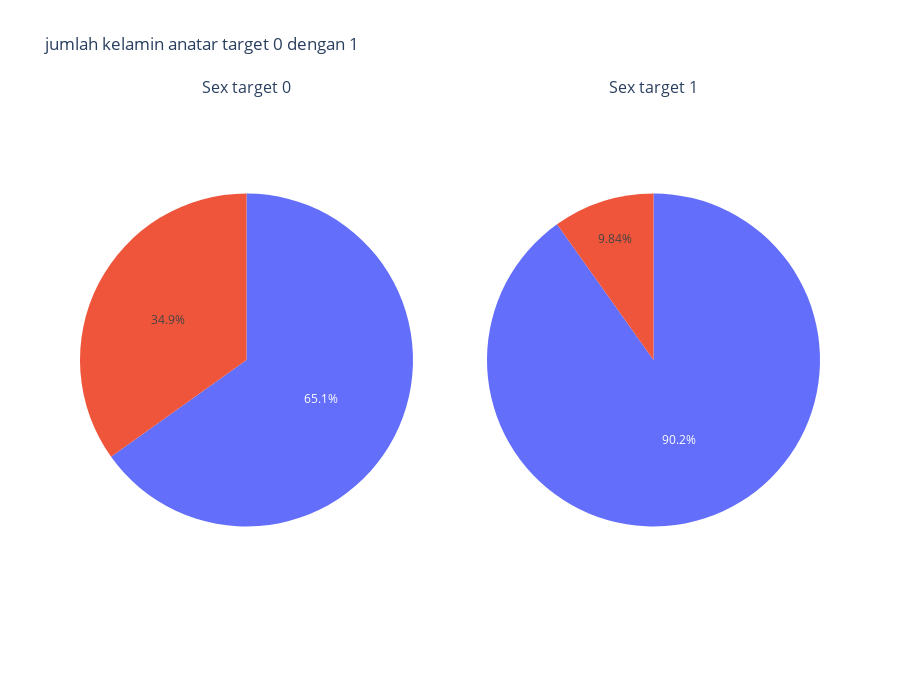

Notebook source saved alongside this figure:
### Code cell
fig = make_subplots(
    rows = 1, cols = 2,
    specs=[[{'type' : 'pie'}, {'type' : 'pie'}]],
    
    subplot_titles=('Sex target 0', 'Sex target 1')
)

fig.add_trace(go.Pie(labels = sex_0['Sex'], values=sex_0['count']),
              1,1)

fig.add_trace(go.Pie(labels = sex_1['Sex'], values=sex_1['count']),
              1,2)

fig.update_layout(height = 700,showlegend = False, title_text =  "jumlah kelamin anatar target 0 dengan 1")
fig.show()

### Figure 1 — Plotly figure (JSON) as saved in the notebook; plotly's stock layout.template omitted (floating-point values rounded to 4 significant figures)
{"data": [{"domain": {"x": [0, 0.45], "y": [0, 1]}, "labels": ["F", "M"], "type": "pie", "values": [143, 267]}, {"domain": {"x": [0.55, 1], "y": [0, 1]}, "labels": ["F", "M"], "type": "pie", "values": [50, 458]}], "layout": {"annotations": [{"font": {"size": 16}, "showarrow": false, "text": "Sex target 0", "x": 0.225, "xanchor": "center", "xref": "paper", "y": 1, "yanchor": "bottom", "yref": "paper"}, {"font": {"size": 16}, "showarrow": false, "text": "Sex target 1", "x": 0.775, "xanchor": "center", "xref": "paper", "y": 1, "yanchor": "bottom", "yref": "paper"}], "height": 700, "showlegend": false, "title": {"text": "jumlah kelamin anatar target 0 dengan 1"}}}
